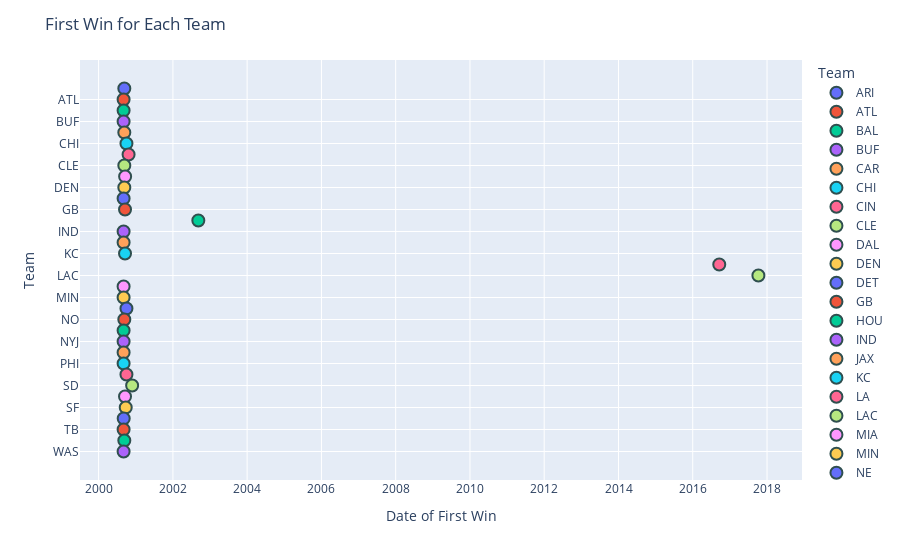

Notebook source saved alongside this figure:
### Code cell
# Combine the first wins for home and away teams
first_wins = pd.concat([home_first_win, away_first_win]).groupby(level=0).min().reset_index()
first_wins.columns = ['Team', 'First Win']

# Create an interactive scatter plot with Plotly
fig = px.scatter(first_wins, x='First Win', y='Team', hover_data={'First Win': '|%Y-%m-%d'}, color='Team')
fig.update_traces(marker=dict(size=12, line=dict(width=2, color='DarkSlateGrey')), selector=dict(mode='markers'))
fig.update_layout(title='First Win for Each Team', xaxis_title='Date of First Win', yaxis_title='Team')
fig.show()

### Figure 1 — Plotly figure (JSON) as saved in the notebook; plotly's stock layout.template omitted (floating-point values rounded to 4 significant figures)
{"data": [{"hovertemplate": "Team=%{y}<br>First Win=%{x|%Y-%m-%d}<extra></extra>", "legendgroup": "ARI", "marker": {"color": "#636efa", "line": {"color": "DarkSlateGrey", "width": 2}, "size": 12, "symbol": "circle"}, "mode": "markers", "name": "ARI", "orientation": "v", "showlegend": true, "type": "scatter", "x": ["2000-09-10T00:00:00"], "xaxis": "x", "y": ["ARI"], "yaxis": "y"}, {"hovertemplate": "Team=%{y}<br>First Win=%{x|%Y-%m-%d}<extra></extra>", "legendgroup": "ATL", "marker": {"color": "#EF553B", "line": {"color": "DarkSlateGrey", "width": 2}, "size": 12, "symbol": "circle"}, "mode": "markers", "name": "ATL", "orientation": "v", "showlegend": true, "type": "scatter", "x": ["2000-09-03T00:00:00"], "xaxis": "x", "y": ["ATL"], "yaxis": "y"}, {"hovertemplate": "Team=%{y}<br>First Win=%{x|%Y-%m-%d}<extra></extra>", "legendgroup": "BAL", "marker": {"color": "#00cc96", "line": {"color": "DarkSlateGrey", "width": 2}, "size": 12, "symbol": "circle"}, "mode": "markers", "name": "BAL", "orientation": "v", "showlegend": true, "type": "scatter", "x": ["2000-09-03T00:00:00"], "xaxis": "x", "y": ["BAL"], "yaxis": "y"}, {"hovertemplate": "Team=%{y}<br>First Win=%{x|%Y-%m-%d}<extra></extra>", "legendgroup": "BUF", "marker": {"color": "#ab63fa", "line": {"color": "DarkSlateGrey", "width": 2}, "size": 12, "symbol": "circle"}, "mode": "markers", "name": "BUF", "orientation": "v", "showlegend": true, "type": "scatter", "x": ["2000-09-03T00:00:00"], "xaxis": "x", "y": ["BUF"], "yaxis": "y"}, {"hovertemplate": "Team=%{y}<br>First Win=%{x|%Y-%m-%d}<extra></extra>", "legendgroup": "CAR", "marker": {"color": "#FFA15A", "line": {"color": "DarkSlateGrey", "width": 2}, "size": 12, "symbol": "circle"}, "mode": "markers", "name": "CAR", "orientation": "v", "showlegend": true, "type": "scatter", "x": ["2000-09-10T00:00:00"], "xaxis": "x", "y": ["CAR"], "yaxis": "y"}, {"hovertemplate": "Team=%{y}<br>First Win=%{x|%Y-%m-%d}<extra></extra>", "legendgroup": "CHI", "marker": {"color": "#19d3f3", "line": {"color": "DarkSlateGrey", "width": 2}, "size": 12, "symbol": "circle"}, "mode": "markers", "name": "CHI", "orientation": "v", "showlegend": true, "type": "scatter", "x": ["2000-10-01T00:00:00"], "xaxis": "x", "y": ["CHI"], "yaxis": "y"}, {"hovertemplate": "Team=%{y}<br>First Win=%{x|%Y-%m-%d}<extra></extra>", "legendgroup": "CIN", "marker": {"color": "#FF6692", "line": {"color": "DarkSlateGrey", "width": 2}, "size": 12, "symbol": "circle"}, "mode": "markers", "name": "CIN", "orientation": "v", "showlegend": true, "type": "scatter", "x": ["2000-10-22T00:00:00"], "xaxis": "x", "y": ["CIN"], "yaxis": "y"}, {"hovertemplate": "Team=%{y}<br>First Win=%{x|%Y-%m-%d}<extra></extra>", "legendgroup": "CLE", "marker": {"color": "#B6E880", "line": {"color": "DarkSlateGrey", "width": 2}, "size": 12, "symbol": "circle"}, "mode": "markers", "name": "CLE", "orientation": "v", "showlegend": true, "type": "scatter", "x": ["2000-09-10T00:00:00"], "xaxis": "x", "y": ["CLE"], "yaxis": "y"}, {"hovertemplate": "Team=%{y}<br>First Win=%{x|%Y-%m-%d}<extra></extra>", "legendgroup": "DAL", "marker": {"color": "#FF97FF", "line": {"color": "DarkSlateGrey", "width": 2}, "size": 12, "symbol": "circle"}, "mode": "markers", "name": "DAL", "orientation": "v", "showlegend": true, "type": "scatter", "x": ["2000-09-18T00:00:00"], "xaxis": "x", "y": ["DAL"], "yaxis": "y"}, {"hovertemplate": "Team=%{y}<br>First Win=%{x|%Y-%m-%d}<extra></extra>", "legendgroup": "DEN", "marker": {"color": "#FECB52", "line": {"color": "DarkSlateGrey", "width": 2}, "size": 12, "symbol": "circle"}, "mode": "markers", "name": "DEN", "orientation": "v", "showlegend": true, "type": "scatter", "x": ["2000-09-10T00:00:00"], "xaxis": "x", "y": ["DEN"], "yaxis": "y"}, {"hovertemplate": "Team=%{y}<br>First Win=%{x|%Y-%m-%d}<extra></extra>", "legendgroup": "DET", "marker": {"color": "#636efa", "line": {"color": "DarkSlateGrey", "width": 2}, "size": 12, "symbol": "circle"}, "mode": "markers", "name": "DET", "orientation": "v", "showlegend": true, "type": "scatter", "x": ["2000-09-03T00:00:00"], "xaxis": "x", "y": ["DET"], "yaxis": "y"}, {"hovertemplate": "Team=%{y}<br>First Win=%{x|%Y-%m-%d}<extra></extra>", "legendgroup": "GB", "marker": {"color": "#EF553B", "line": {"color": "DarkSlateGrey", "width": 2}, "size": 12, "symbol": "circle"}, "mode": "markers", "name": "GB", "orientation": "v", "showlegend": true, "type": "scatter", "x": ["2000-09-17T00:00:00"], "xaxis": "x", "y": ["GB"], "yaxis": "y"}, {"hovertemplate": "Team=%{y}<br>First Win=%{x|%Y-%m-%d}<extra></extra>", "legendgroup": "HOU", "marker": {"color": "#00cc96", "line": {"color": "DarkSlateGrey", "width": 2}, "size": 12, "symbol": "circle"}, "mode": "markers", "name": "HOU", "orientation": "v", "showlegend": true, "type": "scatter", "x": ["2002-09-08T00:00:00"], "xaxis": "x", "y": ["HOU"], "yaxis": "y"}, {"hovertemplate": "Team=%{y}<br>First Win=%{x|%Y-%m-%d}<extra></extra>", "legendgroup": "IND", "marker": {"color": "#ab63fa", "line": {"color": "DarkSlateGrey", "width": 2}, "size": 12, "symbol": "circle"}, "mode": "markers", "name": "IND", "orientation": "v", "showlegend": true, "type": "scatter", "x": ["2000-09-03T00:00:00"], "xaxis": "x", "y": ["IND"], "yaxis": "y"}, {"hovertemplate": "Team=%{y}<br>First Win=%{x|%Y-%m-%d}<extra></extra>", "legendgroup": "JAX", "marker": {"color": "#FFA15A", "line": {"color": "DarkSlateGrey", "width": 2}, "size": 12, "symbol": "circle"}, "mode": "markers", "name": "JAX", "orientation": "v", "showlegend": true, "type": "scatter", "x": ["2000-09-03T00:00:00"], "xaxis": "x", "y": ["JAX"], "yaxis": "y"}, {"hovertemplate": "Team=%{y}<br>First Win=%{x|%Y-%m-%d}<extra></extra>", "legendgroup": "KC", "marker": {"color": "#19d3f3", "line": {"color": "DarkSlateGrey", "width": 2}, "size": 12, "symbol": "circle"}, "mode": "markers", "name": "KC", "orientation": "v", "showlegend": true, "type": "scatter", "x": ["2000-09-17T00:00:00"], "xaxis": "x", "y": ["KC"], "yaxis": "y"}, {"hovertemplate": "Team=%{y}<br>First Win=%{x|%Y-%m-%d}<extra></extra>", "legendgroup": "LA", "marker": {"color": "#FF6692", "line": {"color": "DarkSlateGrey", "width": 2}, "size": 12, "symbol": "circle"}, "mode": "markers", "name": "LA", "orientation": "v", "showlegend": true, "type": "scatter", "x": ["2016-09-18T00:00:00"], "xaxis": "x", "y": ["LA"], "yaxis": "y"}, {"hovertemplate": "Team=%{y}<br>First Win=%{x|%Y-%m-%d}<extra></extra>", "legendgroup": "LAC", "marker": {"color": "#B6E880", "line": {"color": "DarkSlateGrey", "width": 2}, "size": 12, "symbol": "circle"}, "mode": "markers", "name": "LAC", "orientation": "v", "showlegend": true, "type": "scatter", "x": ["2017-10-08T00:00:00"], "xaxis": "x", "y": ["LAC"], "yaxis": "y"}, {"hovertemplate": "Team=%{y}<br>First Win=%{x|%Y-%m-%d}<extra></extra>", "legendgroup": "MIA", "marker": {"color": "#FF97FF", "line": {"color": "DarkSlateGrey", "width": 2}, "size": 12, "symbol": "circle"}, "mode": "markers", "name": "MIA", "orientation": "v", "showlegend": true, "type": "scatter", "x": ["2000-09-03T00:00:00"], "xaxis": "x", "y": ["MIA"], "yaxis": "y"}, {"hovertemplate": "Team=%{y}<br>First Win=%{x|%Y-%m-%d}<extra></extra>", "legendgroup": "MIN", "marker": {"color": "#FECB52", "line": {"color": "DarkSlateGrey", "width": 2}, "size": 12, "symbol": "circle"}, "mode": "markers", "name": "MIN", "orientation": "v", "showlegend": true, "type": "scatter", "x": ["2000-09-03T00:00:00"], "xaxis": "x", "y": ["MIN"], "yaxis": "y"}, {"hovertemplate": "Team=%{y}<br>First Win=%{x|%Y-%m-%d}<extra></extra>", "legendgroup": "NE", "marker": {"color": "#636efa", "line": {"color": "DarkSlateGrey", "width": 2}, "size": 12, "symbol": "circle"}, "mode": "markers", "name": "NE", "orientation": "v", "showlegend": true, "type": "scatter", "x": ["2000-10-01T00:00:00"], "xaxis": "x", "y": ["NE"], "yaxis": "y"}, {"hovertemplate": "Team=%{y}<br>First Win=%{x|%Y-%m-%d}<extra></extra>", "legendgroup": "NO", "marker": {"color": "#EF553B", "line": {"color": "DarkSlateGrey", "width": 2}, "size": 12, "symbol": "circle"}, "mode": "markers", "name": "NO", "orientation": "v", "showlegend": true, "type": "scatter", "x": ["2000-09-10T00:00:00"], "xaxis": "x", "y": ["NO"], "yaxis": "y"}, {"hovertemplate": "Team=%{y}<br>First Win=%{x|%Y-%m-%d}<extra></extra>", "legendgroup": "NYG", "marker": {"color": "#00cc96", "line": {"color": "DarkSlateGrey", "width": 2}, "size": 12, "symbol": "circle"}, "mode": "markers", "name": "NYG", "orientation": "v", "showlegend": true, "type": "scatter", "x": ["2000-09-03T00:00:00"], "xaxis": "x", "y": ["NYG"], "yaxis": "y"}, {"hovertemplate": "Team=%{y}<br>First Win=%{x|%Y-%m-%d}<extra></extra>", "legendgroup": "NYJ", "marker": {"color": "#ab63fa", "line": {"color": "DarkSlateGrey", "width": 2}, "size": 12, "symbol": "circle"}, "mode": "markers", "name": "NYJ", "orientation": "v", "showlegend": true, "type": "scatter", "x": ["2000-09-03T00:00:00"], "xaxis": "x", "y": ["NYJ"], "yaxis": "y"}, {"hovertemplate": "Team=%{y}<br>First Win=%{x|%Y-%m-%d}<extra></extra>", "legendgroup": "OAK", "marker": {"color": "#FFA15A", "line": {"color": "DarkSlateGrey", "width": 2}, "size": 12, "symbol": "circle"}, "mode": "markers", "name": "OAK", "orientation": "v", "showlegend": true, "type": "scatter", "x": ["2000-09-03T00:00:00"], "xaxis": "x", "y": ["OAK"], "yaxis": "y"}, {"hovertemplate": "Team=%{y}<br>First Win=%{x|%Y-%m-%d}<extra></extra>", "legendgroup": "PHI", "marker": {"color": "#19d3f3", "line": {"color": "DarkSlateGrey", "width": 2}, "size": 12, "symbol": "circle"}, "mode": "markers", "name": "PHI", "orientation": "v", "showlegend": true, "type": "scatter", "x": ["2000-09-03T00:00:00"], "xaxis": "x", "y": ["PHI"], "yaxis": "y"}, {"hovertemplate": "Team=%{y}<br>First Win=%{x|%Y-%m-%d}<extra></extra>", "legendgroup": "PIT", "marker": {"color": "#FF6692", "line": {"color": "DarkSlateGrey", "width": 2}, "size": 12, "symbol": "circle"}, "mode": "markers", "name": "PIT", "orientation": "v", "showlegend": true, "type": "scatter", "x": ["2000-10-01T00:00:00"], "xaxis": "x", "y": ["PIT"], "yaxis": "y"}, {"hovertemplate": "Team=%{y}<br>First Win=%{x|%Y-%m-%d}<extra></extra>", "legendgroup": "SD", "marker": {"color": "#B6E880", "line": {"color": "DarkSlateGrey", "width": 2}, "size": 12, "symbol": "circle"}, "mode": "markers", "name": "SD", "orientation": "v", "showlegend": true, "type": "scatter", "x": ["2000-11-26T00:00:00"], "xaxis": "x", "y": ["SD"], "yaxis": "y"}, {"hovertemplate": "Team=%{y}<br>First Win=%{x|%Y-%m-%d}<extra></extra>", "legendgroup": "SEA", "marker": {"color": "#FF97FF", "line": {"color": "DarkSlateGrey", "width": 2}, "size": 12, "symbol": "circle"}, "mode": "markers", "name": "SEA", "orientation": "v", "showlegend": true, "type": "scatter", "x": ["2000-09-17T00:00:00"], "xaxis": "x", "y": ["SEA"], "yaxis": "y"}, {"hovertemplate": "Team=%{y}<br>First Win=%{x|%Y-%m-%d}<extra></extra>", "legendgroup": "SF", "marker": {"color": "#FECB52", "line": {"color": "DarkSlateGrey", "width": 2}, "size": 12, "symbol": "circle"}, "mode": "markers", "name": "SF", "orientation": "v", "showlegend": true, "type": "scatter", "x": ["2000-09-24T00:00:00"], "xaxis": "x", "y": ["SF"], "yaxis": "y"}, {"hovertemplate": "Team=%{y}<br>First Win=%{x|%Y-%m-%d}<extra></extra>", "legendgroup": "STL", "marker": {"color": "#636efa", "line": {"color": "DarkSlateGrey", "width": 2}, "size": 12, "symbol": "circle"}, "mode": "markers", "name": "STL", "orientation": "v", "showlegend": true, "type": "scatter", "x": ["2000-09-04T00:00:00"], "xaxis": "x", "y": ["STL"], "yaxis": "y"}, {"hovertemplate": "Team=%{y}<br>First Win=%{x|%Y-%m-%d}<extra></extra>", "legendgroup": "TB", "marker": {"color": "#EF553B", "line": {"color": "DarkSlateGrey", "width": 2}, "size": 12, "symbol": "circle"}, "mode": "markers", "name": "TB", "orientation": "v", "showlegend": true, "type": "scatter", "x": ["2000-09-03T00:00:00"], "xaxis": "x", "y": ["TB"], "yaxis": "y"}, {"hovertemplate": "Team=%{y}<br>First Win=%{x|%Y-%m-%d}<extra></extra>", "legendgroup": "TEN", "marker": {"color": "#00cc96", "line": {"color": "DarkSlateGrey", "width": 2}, "size": 12, "symbol": "circle"}, "mode": "markers", "name": "TEN", "orientation": "v", "showlegend": true, "type": "scatter", "x": ["2000-09-10T00:00:00"], "xaxis": "x", "y": ["TEN"], "yaxis": "y"}, {"hovertemplate": "Team=%{y}<br>First Win=%{x|%Y-%m-%d}<extra></extra>", "legendgroup": "WAS", "marker": {"color": "#ab63fa", "line": {"color": "DarkSlateGrey", "width": 2}, "size": 12, "symbol": "circle"}, "mode": "markers", "name": "WAS", "orientation": "v", "showlegend": true, "type": "scatter", "x": ["2000-09-03T00:00:00"], "xaxis": "x", "y": ["WAS"], "yaxis": "y"}], "layout": {"legend": {"title": {"text": "Team"}, "tracegroupgap": 0}, "margin": {"t": 60}, "title": {"text": "First Win for Each Team"}, "xaxis": {"anchor": "y", "domain": [0, 1], "title": {"text": "Date of First Win"}}, "yaxis": {"anchor": "x", "categoryarray": ["WAS", "TEN", "TB", "STL", "SF", "SEA", "SD", "PIT", "PHI", "OAK", "NYJ", "NYG", "NO", "NE", "MIN", "MIA", "LAC", "LA", "KC", "JAX", "IND", "HOU", "GB", "DET", "DEN", "DAL", "CLE", "CIN", "CHI", "CAR", "BUF", "BAL", "ATL", "ARI"], "categoryorder": "array", "domain": [0, 1], "title": {"text": "Team"}}}}
